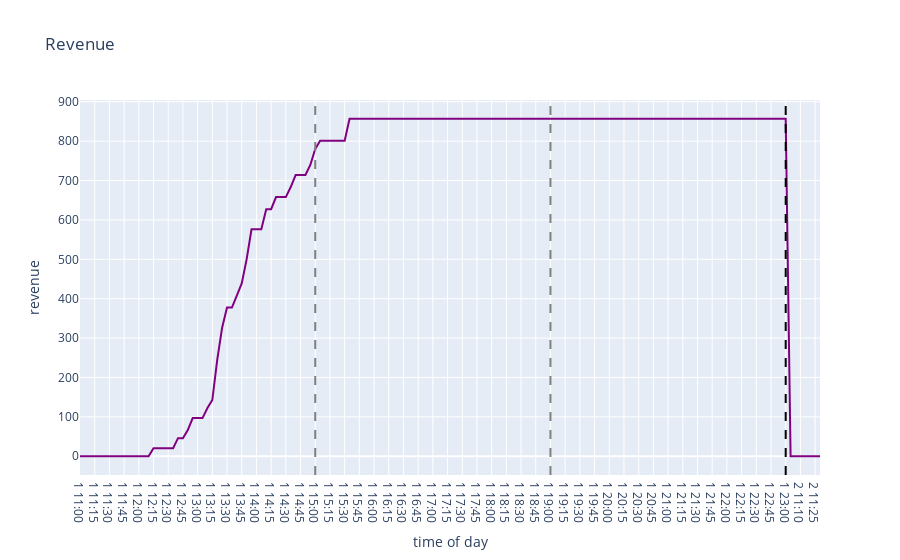
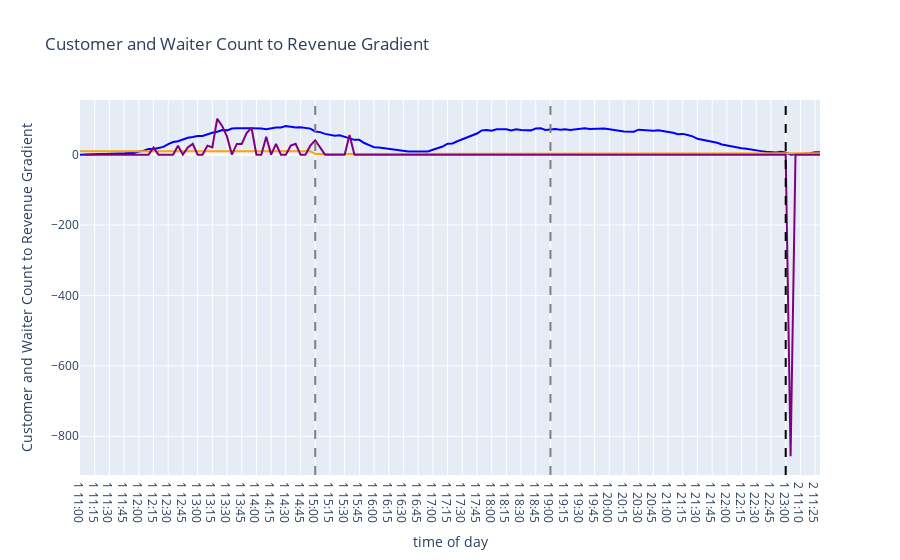
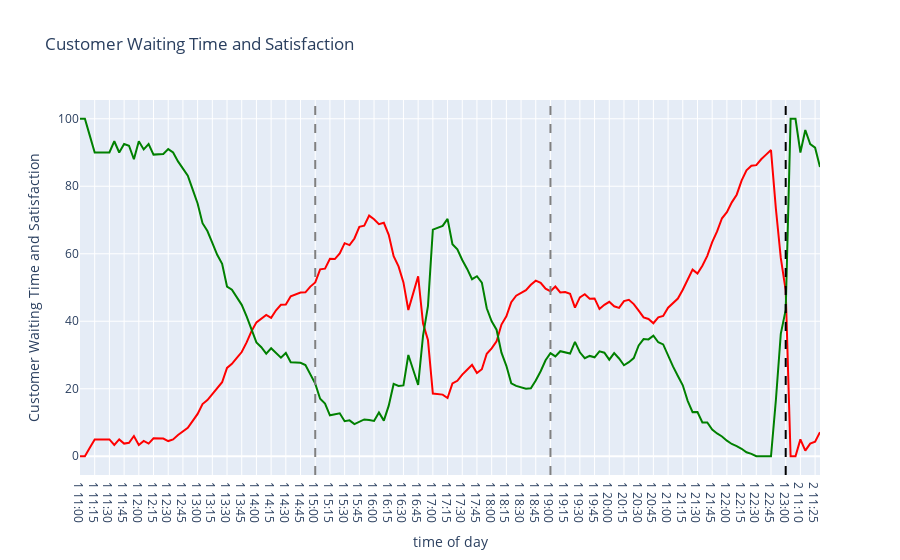

These figures' notebook cell, in order:
### Code cell
grouped_data = display_mean_step_results(results)

### Figure 1 — Plotly figure (JSON) as saved in the notebook; plotly's stock layout.template omitted (floating-point values rounded to 4 significant figures; data arrays with more than 128 entries replaced by an {"elided": "..."} marker saying what was removed)
{"data": [{"hovertemplate": "variable=mean_revenue<br>time of day=%{x}<br>revenue=%{y}<extra></extra>", "legendgroup": "mean_revenue", "line": {"color": "purple", "dash": "solid"}, "marker": {"symbol": "circle"}, "mode": "lines", "name": "mean_revenue", "orientation": "v", "showlegend": true, "type": "scatter", "x": {"elided": "152 str values"}, "xaxis": "x", "y": {"elided": "152 float values"}, "yaxis": "y"}], "layout": {"legend": {"title": {"text": "variable"}, "tracegroupgap": 0}, "shapes": [{"line": {"color": "grey", "dash": "dash"}, "type": "line", "x0": "1 15:00", "x1": "1 15:00", "xref": "x", "y0": 0, "y1": 1, "yref": "y domain"}, {"line": {"color": "grey", "dash": "dash"}, "type": "line", "x0": "1 19:00", "x1": "1 19:00", "xref": "x", "y0": 0, "y1": 1, "yref": "y domain"}, {"line": {"color": "black", "dash": "dash"}, "type": "line", "x0": "1 23:00", "x1": "1 23:00", "xref": "x", "y0": 0, "y1": 1, "yref": "y domain"}], "showlegend": false, "title": {"text": "Revenue"}, "xaxis": {"anchor": "y", "domain": [0, 1], "title": {"text": "time of day"}}, "yaxis": {"anchor": "x", "domain": [0, 1], "title": {"text": "revenue"}}}}

### Figure 2 — Plotly figure (JSON) as saved in the notebook; plotly's stock layout.template omitted (floating-point values rounded to 4 significant figures; data arrays with more than 128 entries replaced by an {"elided": "..."} marker saying what was removed)
{"data": [{"hovertemplate": "variable=mean_customer_count<br>time of day=%{x}<br>Customer and Waiter Count to Revenue Gradient=%{y}<extra></extra>", "legendgroup": "mean_customer_count", "line": {"color": "blue", "dash": "solid"}, "marker": {"symbol": "circle"}, "mode": "lines", "name": "mean_customer_count", "orientation": "v", "showlegend": true, "type": "scatter", "x": {"elided": "152 str values"}, "xaxis": "x", "y": {"elided": "152 int values"}, "yaxis": "y"}, {"hovertemplate": "variable=mean_waiters_count<br>time of day=%{x}<br>Customer and Waiter Count to Revenue Gradient=%{y}<extra></extra>", "legendgroup": "mean_waiters_count", "line": {"color": "orange", "dash": "solid"}, "marker": {"symbol": "circle"}, "mode": "lines", "name": "mean_waiters_count", "orientation": "v", "showlegend": true, "type": "scatter", "x": {"elided": "152 str values"}, "xaxis": "x", "y": {"elided": "152 int values"}, "yaxis": "y"}, {"hovertemplate": "variable=mean_revenue_gradient<br>time of day=%{x}<br>Customer and Waiter Count to Revenue Gradient=%{y}<extra></extra>", "legendgroup": "mean_revenue_gradient", "line": {"color": "purple", "dash": "solid"}, "marker": {"symbol": "circle"}, "mode": "lines", "name": "mean_revenue_gradient", "orientation": "v", "showlegend": true, "type": "scatter", "x": {"elided": "152 str values"}, "xaxis": "x", "y": {"elided": "152 float values"}, "yaxis": "y"}], "layout": {"legend": {"title": {"text": "variable"}, "tracegroupgap": 0}, "shapes": [{"line": {"color": "grey", "dash": "dash"}, "type": "line", "x0": "1 15:00", "x1": "1 15:00", "xref": "x", "y0": 0, "y1": 1, "yref": "y domain"}, {"line": {"color": "grey", "dash": "dash"}, "type": "line", "x0": "1 19:00", "x1": "1 19:00", "xref": "x", "y0": 0, "y1": 1, "yref": "y domain"}, {"line": {"color": "black", "dash": "dash"}, "type": "line", "x0": "1 23:00", "x1": "1 23:00", "xref": "x", "y0": 0, "y1": 1, "yref": "y domain"}], "showlegend": false, "title": {"text": "Customer and Waiter Count to Revenue Gradient"}, "xaxis": {"anchor": "y", "domain": [0, 1], "title": {"text": "time of day"}}, "yaxis": {"anchor": "x", "domain": [0, 1], "title": {"text": "Customer and Waiter Count to Revenue Gradient"}}}}

### Figure 3 — Plotly figure (JSON) as saved in the notebook; plotly's stock layout.template omitted (floating-point values rounded to 4 significant figures; data arrays with more than 128 entries replaced by an {"elided": "..."} marker saying what was removed)
{"data": [{"hovertemplate": "variable=mean_waiting_time<br>time of day=%{x}<br>Customer Waiting Time and Satisfaction=%{y}<extra></extra>", "legendgroup": "mean_waiting_time", "line": {"color": "red", "dash": "solid"}, "marker": {"symbol": "circle"}, "mode": "lines", "name": "mean_waiting_time", "orientation": "v", "showlegend": true, "type": "scatter", "x": {"elided": "152 str values"}, "xaxis": "x", "y": {"elided": "152 float values"}, "yaxis": "y"}, {"hovertemplate": "variable=mean_customer_satisfaction<br>time of day=%{x}<br>Customer Waiting Time and Satisfaction=%{y}<extra></extra>", "legendgroup": "mean_customer_satisfaction", "line": {"color": "green", "dash": "solid"}, "marker": {"symbol": "circle"}, "mode": "lines", "name": "mean_customer_satisfaction", "orientation": "v", "showlegend": true, "type": "scatter", "x": {"elided": "152 str values"}, "xaxis": "x", "y": {"elided": "152 float values"}, "yaxis": "y"}], "layout": {"legend": {"title": {"text": "variable"}, "tracegroupgap": 0}, "shapes": [{"line": {"color": "grey", "dash": "dash"}, "type": "line", "x0": "1 15:00", "x1": "1 15:00", "xref": "x", "y0": 0, "y1": 1, "yref": "y domain"}, {"line": {"color": "grey", "dash": "dash"}, "type": "line", "x0": "1 19:00", "x1": "1 19:00", "xref": "x", "y0": 0, "y1": 1, "yref": "y domain"}, {"line": {"color": "black", "dash": "dash"}, "type": "line", "x0": "1 23:00", "x1": "1 23:00", "xref": "x", "y0": 0, "y1": 1, "yref": "y domain"}], "showlegend": false, "title": {"text": "Customer Waiting Time and Satisfaction"}, "xaxis": {"anchor": "y", "domain": [0, 1], "title": {"text": "time of day"}}, "yaxis": {"anchor": "x", "domain": [0, 1], "title": {"text": "Customer Waiting Time and Satisfaction"}}}}
